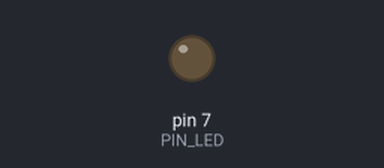
Bench run of a sketch on a simulated Arduino Uno, built with avr-gcc and run on an emulated ATmega328P. Parts: output pins drawn as LEDs (lit = HIGH). Dashed ring = blinking. What the sketch prints to the serial monitor is not drawn. At 2.1 s the program stops and its outputs stay as they are.

Above: at 0.5 s.
At 1.85 s:
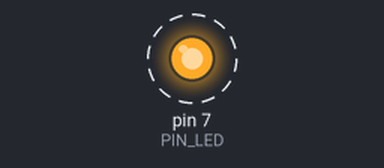
Timing chart, 0 to 3.0 s (numbered marks = the images above):
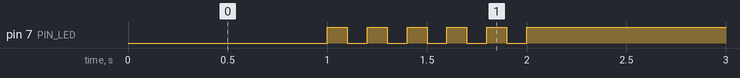

The sketch:

05_practice_2.ino
```cpp
#define PIN_LED 7
unsigned int count, toggle;

void setup() {
  pinMode(PIN_LED, OUTPUT);
  Serial.begin(115200); // Initialize serial port
  while (!Serial) {
    ; // wait for serial port to connect.
  }
  Serial.println("Hello World!");
  count = toggle = 1;
  digitalWrite(PIN_LED, toggle); // turn off LED.
}

void loop() {
  Serial.println(++count);
  toggle = toggle_state(toggle); // toggle LED value.
  digitalWrite(PIN_LED, toggle); // update LED status.
  delay(1000); // wait for 1,000 milliseconds
  for(int i = 1; i<=11; i++){
  toggle = toggle_state(toggle);
  digitalWrite(PIN_LED, toggle);
  delay(100);
  }
  while(1){}
}
int toggle_state(int toggle) {
  if(toggle==1){
    toggle=0;
    return toggle;
}
  else{
    toggle=1;
    return toggle;
}
}
```

Measured:
- by itself, pin 7 (PIN_LED): alternates HIGH for 0.10 s and LOW for 0.10 s, 11 changes in all, then stays HIGH
